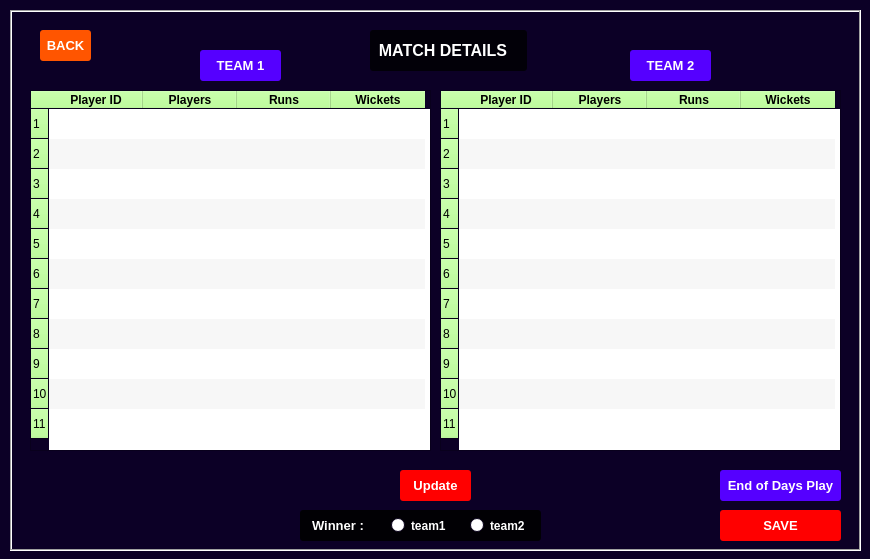
<?xml version="1.0" encoding="UTF-8"?>
<ui version="4.0">
 <class>MainWindow3</class>
 <widget class="QMainWindow" name="MainWindow3">
  <property name="geometry">
   <rect>
    <x>0</x>
    <y>0</y>
    <width>870</width>
    <height>559</height>
   </rect>
  </property>
  <property name="palette">
   <palette>
    <active>
     <colorrole role="WindowText">
      <brush brushstyle="SolidPattern">
       <color alpha="255">
        <red>255</red>
        <green>255</green>
        <blue>255</blue>
       </color>
      </brush>
     </colorrole>
     <colorrole role="Button">
      <brush brushstyle="SolidPattern">
       <color alpha="255">
        <red>170</red>
        <green>255</green>
        <blue>127</blue>
       </color>
      </brush>
     </colorrole>
     <colorrole role="Base">
      <brush brushstyle="SolidPattern">
       <color alpha="255">
        <red>255</red>
        <green>255</green>
        <blue>255</blue>
       </color>
      </brush>
     </colorrole>
     <colorrole role="Window">
      <brush brushstyle="SolidPattern">
       <color alpha="255">
        <red>12</red>
        <green>0</green>
        <blue>38</blue>
       </color>
      </brush>
     </colorrole>
    </active>
    <inactive>
     <colorrole role="WindowText">
      <brush brushstyle="SolidPattern">
       <color alpha="255">
        <red>255</red>
        <green>255</green>
        <blue>255</blue>
       </color>
      </brush>
     </colorrole>
     <colorrole role="Button">
      <brush brushstyle="SolidPattern">
       <color alpha="255">
        <red>170</red>
        <green>255</green>
        <blue>127</blue>
       </color>
      </brush>
     </colorrole>
     <colorrole role="Base">
      <brush brushstyle="SolidPattern">
       <color alpha="255">
        <red>255</red>
        <green>255</green>
        <blue>255</blue>
       </color>
      </brush>
     </colorrole>
     <colorrole role="Window">
      <brush brushstyle="SolidPattern">
       <color alpha="255">
        <red>12</red>
        <green>0</green>
        <blue>38</blue>
       </color>
      </brush>
     </colorrole>
    </inactive>
    <disabled>
     <colorrole role="WindowText">
      <brush brushstyle="SolidPattern">
       <color alpha="255">
        <red>120</red>
        <green>120</green>
        <blue>120</blue>
       </color>
      </brush>
     </colorrole>
     <colorrole role="Button">
      <brush brushstyle="SolidPattern">
       <color alpha="255">
        <red>170</red>
        <green>255</green>
        <blue>127</blue>
       </color>
      </brush>
     </colorrole>
     <colorrole role="Base">
      <brush brushstyle="SolidPattern">
       <color alpha="255">
        <red>12</red>
        <green>0</green>
        <blue>38</blue>
       </color>
      </brush>
     </colorrole>
     <colorrole role="Window">
      <brush brushstyle="SolidPattern">
       <color alpha="255">
        <red>12</red>
        <green>0</green>
        <blue>38</blue>
       </color>
      </brush>
     </colorrole>
    </disabled>
   </palette>
  </property>
  <property name="windowTitle">
   <string>MainWindow</string>
  </property>
  <property name="autoFillBackground">
   <bool>true</bool>
  </property>
  <property name="toolButtonStyle">
   <enum>Qt::ToolButtonTextOnly</enum>
  </property>
  <widget class="QWidget" name="centralwidget">
   <widget class="QFrame" name="frame">
    <property name="geometry">
     <rect>
      <x>10</x>
      <y>10</y>
      <width>851</width>
      <height>541</height>
     </rect>
    </property>
    <property name="autoFillBackground">
     <bool>true</bool>
    </property>
    <property name="frameShape">
     <enum>QFrame::Box</enum>
    </property>
    <property name="frameShadow">
     <enum>QFrame::Sunken</enum>
    </property>
    <widget class="QPushButton" name="pushButton_back">
     <property name="geometry">
      <rect>
       <x>30</x>
       <y>20</y>
       <width>51</width>
       <height>31</height>
      </rect>
     </property>
     <property name="palette">
      <palette>
       <active>
        <colorrole role="WindowText">
         <brush brushstyle="SolidPattern">
          <color alpha="255">
           <red>255</red>
           <green>255</green>
           <blue>255</blue>
          </color>
         </brush>
        </colorrole>
        <colorrole role="Button">
         <brush brushstyle="SolidPattern">
          <color alpha="255">
           <red>255</red>
           <green>85</green>
           <blue>0</blue>
          </color>
         </brush>
        </colorrole>
        <colorrole role="Text">
         <brush brushstyle="SolidPattern">
          <color alpha="255">
           <red>255</red>
           <green>255</green>
           <blue>255</blue>
          </color>
         </brush>
        </colorrole>
        <colorrole role="ButtonText">
         <brush brushstyle="SolidPattern">
          <color alpha="255">
           <red>255</red>
           <green>255</green>
           <blue>255</blue>
          </color>
         </brush>
        </colorrole>
        <colorrole role="Base">
         <brush brushstyle="SolidPattern">
          <color alpha="255">
           <red>255</red>
           <green>85</green>
           <blue>0</blue>
          </color>
         </brush>
        </colorrole>
        <colorrole role="Window">
         <brush brushstyle="SolidPattern">
          <color alpha="255">
           <red>255</red>
           <green>85</green>
           <blue>0</blue>
          </color>
         </brush>
        </colorrole>
       </active>
       <inactive>
        <colorrole role="WindowText">
         <brush brushstyle="SolidPattern">
          <color alpha="255">
           <red>255</red>
           <green>255</green>
           <blue>255</blue>
          </color>
         </brush>
        </colorrole>
        <colorrole role="Button">
         <brush brushstyle="SolidPattern">
          <color alpha="255">
           <red>255</red>
           <green>85</green>
           <blue>0</blue>
          </color>
         </brush>
        </colorrole>
        <colorrole role="Text">
         <brush brushstyle="SolidPattern">
          <color alpha="255">
           <red>255</red>
           <green>255</green>
           <blue>255</blue>
          </color>
         </brush>
        </colorrole>
        <colorrole role="ButtonText">
         <brush brushstyle="SolidPattern">
          <color alpha="255">
           <red>255</red>
           <green>255</green>
           <blue>255</blue>
          </color>
         </brush>
        </colorrole>
        <colorrole role="Base">
         <brush brushstyle="SolidPattern">
          <color alpha="255">
           <red>255</red>
           <green>85</green>
           <blue>0</blue>
          </color>
         </brush>
        </colorrole>
        <colorrole role="Window">
         <brush brushstyle="SolidPattern">
          <color alpha="255">
           <red>255</red>
           <green>85</green>
           <blue>0</blue>
          </color>
         </brush>
        </colorrole>
       </inactive>
       <disabled>
        <colorrole role="WindowText">
         <brush brushstyle="SolidPattern">
          <color alpha="255">
           <red>255</red>
           <green>255</green>
           <blue>255</blue>
          </color>
         </brush>
        </colorrole>
        <colorrole role="Button">
         <brush brushstyle="SolidPattern">
          <color alpha="255">
           <red>255</red>
           <green>85</green>
           <blue>0</blue>
          </color>
         </brush>
        </colorrole>
        <colorrole role="Text">
         <brush brushstyle="SolidPattern">
          <color alpha="255">
           <red>255</red>
           <green>255</green>
           <blue>255</blue>
          </color>
         </brush>
        </colorrole>
        <colorrole role="ButtonText">
         <brush brushstyle="SolidPattern">
          <color alpha="255">
           <red>255</red>
           <green>255</green>
           <blue>255</blue>
          </color>
         </brush>
        </colorrole>
        <colorrole role="Base">
         <brush brushstyle="SolidPattern">
          <color alpha="255">
           <red>255</red>
           <green>85</green>
           <blue>0</blue>
          </color>
         </brush>
        </colorrole>
        <colorrole role="Window">
         <brush brushstyle="SolidPattern">
          <color alpha="255">
           <red>255</red>
           <green>85</green>
           <blue>0</blue>
          </color>
         </brush>
        </colorrole>
       </disabled>
      </palette>
     </property>
     <property name="font">
      <font>
       <pointsize>10</pointsize>
       <weight>75</weight>
       <bold>true</bold>
      </font>
     </property>
     <property name="autoFillBackground">
      <bool>false</bool>
     </property>
     <property name="styleSheet">
      <string notr="true">QPushButton{
  border-style: outset;	
  color: rgb(255, 255, 255);
  text-shadow: 2px 2px 2px red;
	background-color: rgb(255, 85, 0);
border-radius: 3px;
}</string>
     </property>
     <property name="text">
      <string>BACK</string>
     </property>
    </widget>
    <widget class="QTableWidget" name="tableWidget_team1">
     <property name="geometry">
      <rect>
       <x>20</x>
       <y>80</y>
       <width>401</width>
       <height>361</height>
      </rect>
     </property>
     <property name="autoFillBackground">
      <bool>true</bool>
     </property>
     <property name="alternatingRowColors">
      <bool>true</bool>
     </property>
     <property name="verticalScrollMode">
      <enum>QAbstractItemView::ScrollPerItem</enum>
     </property>
     <property name="showGrid">
      <bool>false</bool>
     </property>
     <property name="gridStyle">
      <enum>Qt::NoPen</enum>
     </property>
     <property name="rowCount">
      <number>11</number>
     </property>
     <property name="columnCount">
      <number>4</number>
     </property>
     <attribute name="horizontalHeaderDefaultSectionSize">
      <number>94</number>
     </attribute>
     <attribute name="verticalHeaderDefaultSectionSize">
      <number>30</number>
     </attribute>
     <row/>
     <row/>
     <row/>
     <row/>
     <row/>
     <row/>
     <row/>
     <row/>
     <row/>
     <row/>
     <row/>
     <column>
      <property name="text">
       <string>Player ID</string>
      </property>
      <property name="font">
       <font>
        <weight>75</weight>
        <bold>true</bold>
       </font>
      </property>
     </column>
     <column>
      <property name="text">
       <string>Players</string>
      </property>
      <property name="font">
       <font>
        <weight>75</weight>
        <bold>true</bold>
       </font>
      </property>
     </column>
     <column>
      <property name="text">
       <string>Runs</string>
      </property>
      <property name="font">
       <font>
        <weight>75</weight>
        <bold>true</bold>
       </font>
      </property>
     </column>
     <column>
      <property name="text">
       <string>Wickets</string>
      </property>
      <property name="font">
       <font>
        <weight>75</weight>
        <bold>true</bold>
       </font>
      </property>
     </column>
     <item row="0" column="0">
      <property name="text">
       <string/>
      </property>
     </item>
     <item row="1" column="0">
      <property name="text">
       <string/>
      </property>
     </item>
    </widget>
    <widget class="QLabel" name="label_5">
     <property name="geometry">
      <rect>
       <x>360</x>
       <y>20</y>
       <width>157</width>
       <height>41</height>
      </rect>
     </property>
     <property name="font">
      <font>
       <pointsize>12</pointsize>
       <weight>75</weight>
       <bold>true</bold>
      </font>
     </property>
     <property name="styleSheet">
      <string notr="true">background-color: rgba(0, 0, 0, 0.8);
color: rgb(255, 255, 255);
border-radius: 3px;</string>
     </property>
     <property name="text">
      <string>  MATCH DETAILS </string>
     </property>
    </widget>
    <widget class="QPushButton" name="pushButton_eodp">
     <property name="geometry">
      <rect>
       <x>710</x>
       <y>460</y>
       <width>121</width>
       <height>31</height>
      </rect>
     </property>
     <property name="palette">
      <palette>
       <active>
        <colorrole role="WindowText">
         <brush brushstyle="SolidPattern">
          <color alpha="255">
           <red>255</red>
           <green>255</green>
           <blue>255</blue>
          </color>
         </brush>
        </colorrole>
        <colorrole role="Button">
         <brush brushstyle="SolidPattern">
          <color alpha="255">
           <red>85</red>
           <green>0</green>
           <blue>255</blue>
          </color>
         </brush>
        </colorrole>
        <colorrole role="Text">
         <brush brushstyle="SolidPattern">
          <color alpha="255">
           <red>255</red>
           <green>255</green>
           <blue>255</blue>
          </color>
         </brush>
        </colorrole>
        <colorrole role="ButtonText">
         <brush brushstyle="SolidPattern">
          <color alpha="255">
           <red>255</red>
           <green>255</green>
           <blue>255</blue>
          </color>
         </brush>
        </colorrole>
        <colorrole role="Base">
         <brush brushstyle="SolidPattern">
          <color alpha="255">
           <red>85</red>
           <green>0</green>
           <blue>255</blue>
          </color>
         </brush>
        </colorrole>
        <colorrole role="Window">
         <brush brushstyle="SolidPattern">
          <color alpha="255">
           <red>85</red>
           <green>0</green>
           <blue>255</blue>
          </color>
         </brush>
        </colorrole>
       </active>
       <inactive>
        <colorrole role="WindowText">
         <brush brushstyle="SolidPattern">
          <color alpha="255">
           <red>255</red>
           <green>255</green>
           <blue>255</blue>
          </color>
         </brush>
        </colorrole>
        <colorrole role="Button">
         <brush brushstyle="SolidPattern">
          <color alpha="255">
           <red>85</red>
           <green>0</green>
           <blue>255</blue>
          </color>
         </brush>
        </colorrole>
        <colorrole role="Text">
         <brush brushstyle="SolidPattern">
          <color alpha="255">
           <red>255</red>
           <green>255</green>
           <blue>255</blue>
          </color>
         </brush>
        </colorrole>
        <colorrole role="ButtonText">
         <brush brushstyle="SolidPattern">
          <color alpha="255">
           <red>255</red>
           <green>255</green>
           <blue>255</blue>
          </color>
         </brush>
        </colorrole>
        <colorrole role="Base">
         <brush brushstyle="SolidPattern">
          <color alpha="255">
           <red>85</red>
           <green>0</green>
           <blue>255</blue>
          </color>
         </brush>
        </colorrole>
        <colorrole role="Window">
         <brush brushstyle="SolidPattern">
          <color alpha="255">
           <red>85</red>
           <green>0</green>
           <blue>255</blue>
          </color>
         </brush>
        </colorrole>
       </inactive>
       <disabled>
        <colorrole role="WindowText">
         <brush brushstyle="SolidPattern">
          <color alpha="255">
           <red>255</red>
           <green>255</green>
           <blue>255</blue>
          </color>
         </brush>
        </colorrole>
        <colorrole role="Button">
         <brush brushstyle="SolidPattern">
          <color alpha="255">
           <red>85</red>
           <green>0</green>
           <blue>255</blue>
          </color>
         </brush>
        </colorrole>
        <colorrole role="Text">
         <brush brushstyle="SolidPattern">
          <color alpha="255">
           <red>255</red>
           <green>255</green>
           <blue>255</blue>
          </color>
         </brush>
        </colorrole>
        <colorrole role="ButtonText">
         <brush brushstyle="SolidPattern">
          <color alpha="255">
           <red>255</red>
           <green>255</green>
           <blue>255</blue>
          </color>
         </brush>
        </colorrole>
        <colorrole role="Base">
         <brush brushstyle="SolidPattern">
          <color alpha="255">
           <red>85</red>
           <green>0</green>
           <blue>255</blue>
          </color>
         </brush>
        </colorrole>
        <colorrole role="Window">
         <brush brushstyle="SolidPattern">
          <color alpha="255">
           <red>85</red>
           <green>0</green>
           <blue>255</blue>
          </color>
         </brush>
        </colorrole>
       </disabled>
      </palette>
     </property>
     <property name="font">
      <font>
       <pointsize>10</pointsize>
       <weight>75</weight>
       <bold>true</bold>
      </font>
     </property>
     <property name="autoFillBackground">
      <bool>false</bool>
     </property>
     <property name="styleSheet">
      <string notr="true">QPushButton{
  border-style: outset;	
  color: rgb(255, 255, 255);
  text-shadow: 2px 2px 2px red;
  border-radius: 3px;
	background-color: rgb(85, 0, 255);
}</string>
     </property>
     <property name="text">
      <string>End of Days Play</string>
     </property>
    </widget>
    <widget class="QPushButton" name="pushButton_team2">
     <property name="geometry">
      <rect>
       <x>620</x>
       <y>40</y>
       <width>81</width>
       <height>31</height>
      </rect>
     </property>
     <property name="palette">
      <palette>
       <active>
        <colorrole role="WindowText">
         <brush brushstyle="SolidPattern">
          <color alpha="255">
           <red>255</red>
           <green>255</green>
           <blue>255</blue>
          </color>
         </brush>
        </colorrole>
        <colorrole role="Button">
         <brush brushstyle="SolidPattern">
          <color alpha="255">
           <red>85</red>
           <green>0</green>
           <blue>255</blue>
          </color>
         </brush>
        </colorrole>
        <colorrole role="Text">
         <brush brushstyle="SolidPattern">
          <color alpha="255">
           <red>255</red>
           <green>255</green>
           <blue>255</blue>
          </color>
         </brush>
        </colorrole>
        <colorrole role="ButtonText">
         <brush brushstyle="SolidPattern">
          <color alpha="255">
           <red>255</red>
           <green>255</green>
           <blue>255</blue>
          </color>
         </brush>
        </colorrole>
        <colorrole role="Base">
         <brush brushstyle="SolidPattern">
          <color alpha="255">
           <red>85</red>
           <green>0</green>
           <blue>255</blue>
          </color>
         </brush>
        </colorrole>
        <colorrole role="Window">
         <brush brushstyle="SolidPattern">
          <color alpha="255">
           <red>85</red>
           <green>0</green>
           <blue>255</blue>
          </color>
         </brush>
        </colorrole>
       </active>
       <inactive>
        <colorrole role="WindowText">
         <brush brushstyle="SolidPattern">
          <color alpha="255">
           <red>255</red>
           <green>255</green>
           <blue>255</blue>
          </color>
         </brush>
        </colorrole>
        <colorrole role="Button">
         <brush brushstyle="SolidPattern">
          <color alpha="255">
           <red>85</red>
           <green>0</green>
           <blue>255</blue>
          </color>
         </brush>
        </colorrole>
        <colorrole role="Text">
         <brush brushstyle="SolidPattern">
          <color alpha="255">
           <red>255</red>
           <green>255</green>
           <blue>255</blue>
          </color>
         </brush>
        </colorrole>
        <colorrole role="ButtonText">
         <brush brushstyle="SolidPattern">
          <color alpha="255">
           <red>255</red>
           <green>255</green>
           <blue>255</blue>
          </color>
         </brush>
        </colorrole>
        <colorrole role="Base">
         <brush brushstyle="SolidPattern">
          <color alpha="255">
           <red>85</red>
           <green>0</green>
           <blue>255</blue>
          </color>
         </brush>
        </colorrole>
        <colorrole role="Window">
         <brush brushstyle="SolidPattern">
          <color alpha="255">
           <red>85</red>
           <green>0</green>
           <blue>255</blue>
          </color>
         </brush>
        </colorrole>
       </inactive>
       <disabled>
        <colorrole role="WindowText">
         <brush brushstyle="SolidPattern">
          <color alpha="255">
           <red>255</red>
           <green>255</green>
           <blue>255</blue>
          </color>
         </brush>
        </colorrole>
        <colorrole role="Button">
         <brush brushstyle="SolidPattern">
          <color alpha="255">
           <red>85</red>
           <green>0</green>
           <blue>255</blue>
          </color>
         </brush>
        </colorrole>
        <colorrole role="Text">
         <brush brushstyle="SolidPattern">
          <color alpha="255">
           <red>255</red>
           <green>255</green>
           <blue>255</blue>
          </color>
         </brush>
        </colorrole>
        <colorrole role="ButtonText">
         <brush brushstyle="SolidPattern">
          <color alpha="255">
           <red>255</red>
           <green>255</green>
           <blue>255</blue>
          </color>
         </brush>
        </colorrole>
        <colorrole role="Base">
         <brush brushstyle="SolidPattern">
          <color alpha="255">
           <red>85</red>
           <green>0</green>
           <blue>255</blue>
          </color>
         </brush>
        </colorrole>
        <colorrole role="Window">
         <brush brushstyle="SolidPattern">
          <color alpha="255">
           <red>85</red>
           <green>0</green>
           <blue>255</blue>
          </color>
         </brush>
        </colorrole>
       </disabled>
      </palette>
     </property>
     <property name="font">
      <font>
       <pointsize>10</pointsize>
       <weight>75</weight>
       <bold>true</bold>
      </font>
     </property>
     <property name="autoFillBackground">
      <bool>false</bool>
     </property>
     <property name="styleSheet">
      <string notr="true">QPushButton{
  border-style: outset;	
  color: rgb(255, 255, 255);
  text-shadow: 2px 2px 2px red;
  border-radius:3px;
	background-color: rgb(85, 0, 255);
}</string>
     </property>
     <property name="text">
      <string>TEAM 2</string>
     </property>
    </widget>
    <widget class="QPushButton" name="pushButton_team1">
     <property name="geometry">
      <rect>
       <x>190</x>
       <y>40</y>
       <width>81</width>
       <height>31</height>
      </rect>
     </property>
     <property name="palette">
      <palette>
       <active>
        <colorrole role="WindowText">
         <brush brushstyle="SolidPattern">
          <color alpha="255">
           <red>255</red>
           <green>255</green>
           <blue>255</blue>
          </color>
         </brush>
        </colorrole>
        <colorrole role="Button">
         <brush brushstyle="SolidPattern">
          <color alpha="255">
           <red>85</red>
           <green>0</green>
           <blue>255</blue>
          </color>
         </brush>
        </colorrole>
        <colorrole role="Text">
         <brush brushstyle="SolidPattern">
          <color alpha="255">
           <red>255</red>
           <green>255</green>
           <blue>255</blue>
          </color>
         </brush>
        </colorrole>
        <colorrole role="ButtonText">
         <brush brushstyle="SolidPattern">
          <color alpha="255">
           <red>255</red>
           <green>255</green>
           <blue>255</blue>
          </color>
         </brush>
        </colorrole>
        <colorrole role="Base">
         <brush brushstyle="SolidPattern">
          <color alpha="255">
           <red>85</red>
           <green>0</green>
           <blue>255</blue>
          </color>
         </brush>
        </colorrole>
        <colorrole role="Window">
         <brush brushstyle="SolidPattern">
          <color alpha="255">
           <red>85</red>
           <green>0</green>
           <blue>255</blue>
          </color>
         </brush>
        </colorrole>
       </active>
       <inactive>
        <colorrole role="WindowText">
         <brush brushstyle="SolidPattern">
          <color alpha="255">
           <red>255</red>
           <green>255</green>
           <blue>255</blue>
          </color>
         </brush>
        </colorrole>
        <colorrole role="Button">
         <brush brushstyle="SolidPattern">
          <color alpha="255">
           <red>85</red>
           <green>0</green>
           <blue>255</blue>
          </color>
         </brush>
        </colorrole>
        <colorrole role="Text">
         <brush brushstyle="SolidPattern">
          <color alpha="255">
           <red>255</red>
           <green>255</green>
           <blue>255</blue>
          </color>
         </brush>
        </colorrole>
        <colorrole role="ButtonText">
         <brush brushstyle="SolidPattern">
          <color alpha="255">
           <red>255</red>
           <green>255</green>
           <blue>255</blue>
          </color>
         </brush>
        </colorrole>
        <colorrole role="Base">
         <brush brushstyle="SolidPattern">
          <color alpha="255">
           <red>85</red>
           <green>0</green>
           <blue>255</blue>
          </color>
         </brush>
        </colorrole>
        <colorrole role="Window">
         <brush brushstyle="SolidPattern">
          <color alpha="255">
           <red>85</red>
           <green>0</green>
           <blue>255</blue>
          </color>
         </brush>
        </colorrole>
       </inactive>
       <disabled>
        <colorrole role="WindowText">
         <brush brushstyle="SolidPattern">
          <color alpha="255">
           <red>255</red>
           <green>255</green>
           <blue>255</blue>
          </color>
         </brush>
        </colorrole>
        <colorrole role="Button">
         <brush brushstyle="SolidPattern">
          <color alpha="255">
           <red>85</red>
           <green>0</green>
           <blue>255</blue>
          </color>
         </brush>
        </colorrole>
        <colorrole role="Text">
         <brush brushstyle="SolidPattern">
          <color alpha="255">
           <red>255</red>
           <green>255</green>
           <blue>255</blue>
          </color>
         </brush>
        </colorrole>
        <colorrole role="ButtonText">
         <brush brushstyle="SolidPattern">
          <color alpha="255">
           <red>255</red>
           <green>255</green>
           <blue>255</blue>
          </color>
         </brush>
        </colorrole>
        <colorrole role="Base">
         <brush brushstyle="SolidPattern">
          <color alpha="255">
           <red>85</red>
           <green>0</green>
           <blue>255</blue>
          </color>
         </brush>
        </colorrole>
        <colorrole role="Window">
         <brush brushstyle="SolidPattern">
          <color alpha="255">
           <red>85</red>
           <green>0</green>
           <blue>255</blue>
          </color>
         </brush>
        </colorrole>
       </disabled>
      </palette>
     </property>
     <property name="font">
      <font>
       <pointsize>10</pointsize>
       <weight>75</weight>
       <bold>true</bold>
      </font>
     </property>
     <property name="autoFillBackground">
      <bool>false</bool>
     </property>
     <property name="styleSheet">
      <string notr="true">QPushButton{
  border-style: outset;	
  color: rgb(255, 255, 255);
  text-shadow: 2px 2px 2px red;
  border-radius:3px;
	background-color: rgb(85, 0, 255);
}</string>
     </property>
     <property name="text">
      <string>TEAM 1</string>
     </property>
    </widget>
    <widget class="QPushButton" name="pushButton_update">
     <property name="geometry">
      <rect>
       <x>390</x>
       <y>460</y>
       <width>71</width>
       <height>31</height>
      </rect>
     </property>
     <property name="palette">
      <palette>
       <active>
        <colorrole role="WindowText">
         <brush brushstyle="SolidPattern">
          <color alpha="255">
           <red>255</red>
           <green>255</green>
           <blue>255</blue>
          </color>
         </brush>
        </colorrole>
        <colorrole role="Button">
         <brush brushstyle="SolidPattern">
          <color alpha="255">
           <red>255</red>
           <green>0</green>
           <blue>0</blue>
          </color>
         </brush>
        </colorrole>
        <colorrole role="Text">
         <brush brushstyle="SolidPattern">
          <color alpha="255">
           <red>255</red>
           <green>255</green>
           <blue>255</blue>
          </color>
         </brush>
        </colorrole>
        <colorrole role="ButtonText">
         <brush brushstyle="SolidPattern">
          <color alpha="255">
           <red>255</red>
           <green>255</green>
           <blue>255</blue>
          </color>
         </brush>
        </colorrole>
        <colorrole role="Base">
         <brush brushstyle="SolidPattern">
          <color alpha="255">
           <red>255</red>
           <green>0</green>
           <blue>0</blue>
          </color>
         </brush>
        </colorrole>
        <colorrole role="Window">
         <brush brushstyle="SolidPattern">
          <color alpha="255">
           <red>255</red>
           <green>0</green>
           <blue>0</blue>
          </color>
         </brush>
        </colorrole>
       </active>
       <inactive>
        <colorrole role="WindowText">
         <brush brushstyle="SolidPattern">
          <color alpha="255">
           <red>255</red>
           <green>255</green>
           <blue>255</blue>
          </color>
         </brush>
        </colorrole>
        <colorrole role="Button">
         <brush brushstyle="SolidPattern">
          <color alpha="255">
           <red>255</red>
           <green>0</green>
           <blue>0</blue>
          </color>
         </brush>
        </colorrole>
        <colorrole role="Text">
         <brush brushstyle="SolidPattern">
          <color alpha="255">
           <red>255</red>
           <green>255</green>
           <blue>255</blue>
          </color>
         </brush>
        </colorrole>
        <colorrole role="ButtonText">
         <brush brushstyle="SolidPattern">
          <color alpha="255">
           <red>255</red>
           <green>255</green>
           <blue>255</blue>
          </color>
         </brush>
        </colorrole>
        <colorrole role="Base">
         <brush brushstyle="SolidPattern">
          <color alpha="255">
           <red>255</red>
           <green>0</green>
           <blue>0</blue>
          </color>
         </brush>
        </colorrole>
        <colorrole role="Window">
         <brush brushstyle="SolidPattern">
          <color alpha="255">
           <red>255</red>
           <green>0</green>
           <blue>0</blue>
          </color>
         </brush>
        </colorrole>
       </inactive>
       <disabled>
        <colorrole role="WindowText">
         <brush brushstyle="SolidPattern">
          <color alpha="255">
           <red>255</red>
           <green>255</green>
           <blue>255</blue>
          </color>
         </brush>
        </colorrole>
        <colorrole role="Button">
         <brush brushstyle="SolidPattern">
          <color alpha="255">
           <red>255</red>
           <green>0</green>
           <blue>0</blue>
          </color>
         </brush>
        </colorrole>
        <colorrole role="Text">
         <brush brushstyle="SolidPattern">
          <color alpha="255">
           <red>255</red>
           <green>255</green>
           <blue>255</blue>
          </color>
         </brush>
        </colorrole>
        <colorrole role="ButtonText">
         <brush brushstyle="SolidPattern">
          <color alpha="255">
           <red>255</red>
           <green>255</green>
           <blue>255</blue>
          </color>
         </brush>
        </colorrole>
        <colorrole role="Base">
         <brush brushstyle="SolidPattern">
          <color alpha="255">
           <red>255</red>
           <green>0</green>
           <blue>0</blue>
          </color>
         </brush>
        </colorrole>
        <colorrole role="Window">
         <brush brushstyle="SolidPattern">
          <color alpha="255">
           <red>255</red>
           <green>0</green>
           <blue>0</blue>
          </color>
         </brush>
        </colorrole>
       </disabled>
      </palette>
     </property>
     <property name="font">
      <font>
       <pointsize>10</pointsize>
       <weight>75</weight>
       <bold>true</bold>
      </font>
     </property>
     <property name="autoFillBackground">
      <bool>false</bool>
     </property>
     <property name="styleSheet">
      <string notr="true">QPushButton{
  border-style: outset;	
  color: rgb(255, 255, 255);
  text-shadow: 2px 2px 2px red;
  border-radius: 3px;
	
	background-color: rgb(255, 0, 0);
}</string>
     </property>
     <property name="text">
      <string>Update</string>
     </property>
    </widget>
    <widget class="QRadioButton" name="radioButton_team1">
     <property name="geometry">
      <rect>
       <x>381</x>
       <y>500</y>
       <width>81</width>
       <height>31</height>
      </rect>
     </property>
     <property name="font">
      <font>
       <pointsize>9</pointsize>
       <weight>75</weight>
       <bold>true</bold>
      </font>
     </property>
     <property name="text">
      <string>team1</string>
     </property>
    </widget>
    <widget class="QRadioButton" name="radioButton_team2">
     <property name="geometry">
      <rect>
       <x>460</x>
       <y>500</y>
       <width>82</width>
       <height>31</height>
      </rect>
     </property>
     <property name="font">
      <font>
       <pointsize>9</pointsize>
       <weight>75</weight>
       <bold>true</bold>
      </font>
     </property>
     <property name="text">
      <string>team2</string>
     </property>
    </widget>
    <widget class="QLineEdit" name="lineEdit">
     <property name="geometry">
      <rect>
       <x>300</x>
       <y>500</y>
       <width>61</width>
       <height>31</height>
      </rect>
     </property>
     <property name="font">
      <font>
       <pointsize>10</pointsize>
       <weight>75</weight>
       <bold>true</bold>
      </font>
     </property>
     <property name="styleSheet">
      <string notr="true">background-color: rgba(0, 0, 0, 0);
color: rgb(255, 255, 255);</string>
     </property>
     <property name="text">
      <string>Winner :</string>
     </property>
     <property name="frame">
      <bool>false</bool>
     </property>
    </widget>
    <widget class="QTableWidget" name="tableWidget_team2">
     <property name="geometry">
      <rect>
       <x>430</x>
       <y>80</y>
       <width>401</width>
       <height>361</height>
      </rect>
     </property>
     <property name="autoFillBackground">
      <bool>true</bool>
     </property>
     <property name="alternatingRowColors">
      <bool>true</bool>
     </property>
     <property name="verticalScrollMode">
      <enum>QAbstractItemView::ScrollPerItem</enum>
     </property>
     <property name="showGrid">
      <bool>false</bool>
     </property>
     <property name="gridStyle">
      <enum>Qt::NoPen</enum>
     </property>
     <property name="rowCount">
      <number>11</number>
     </property>
     <property name="columnCount">
      <number>4</number>
     </property>
     <attribute name="horizontalHeaderDefaultSectionSize">
      <number>94</number>
     </attribute>
     <row/>
     <row/>
     <row/>
     <row/>
     <row/>
     <row/>
     <row/>
     <row/>
     <row/>
     <row/>
     <row/>
     <column>
      <property name="text">
       <string>Player ID</string>
      </property>
      <property name="font">
       <font>
        <weight>75</weight>
        <bold>true</bold>
       </font>
      </property>
     </column>
     <column>
      <property name="text">
       <string>Players</string>
      </property>
      <property name="font">
       <font>
        <weight>75</weight>
        <bold>true</bold>
       </font>
      </property>
     </column>
     <column>
      <property name="text">
       <string>Runs</string>
      </property>
      <property name="font">
       <font>
        <weight>75</weight>
        <bold>true</bold>
       </font>
      </property>
     </column>
     <column>
      <property name="text">
       <string>Wickets</string>
      </property>
      <property name="font">
       <font>
        <weight>75</weight>
        <bold>true</bold>
       </font>
      </property>
     </column>
     <item row="0" column="0">
      <property name="text">
       <string/>
      </property>
     </item>
     <item row="1" column="0">
      <property name="text">
       <string/>
      </property>
     </item>
    </widget>
    <widget class="QPushButton" name="pushButton_save">
     <property name="geometry">
      <rect>
       <x>710</x>
       <y>500</y>
       <width>121</width>
       <height>31</height>
      </rect>
     </property>
     <property name="palette">
      <palette>
       <active>
        <colorrole role="WindowText">
         <brush brushstyle="SolidPattern">
          <color alpha="255">
           <red>255</red>
           <green>255</green>
           <blue>255</blue>
          </color>
         </brush>
        </colorrole>
        <colorrole role="Button">
         <brush brushstyle="SolidPattern">
          <color alpha="255">
           <red>255</red>
           <green>0</green>
           <blue>0</blue>
          </color>
         </brush>
        </colorrole>
        <colorrole role="Text">
         <brush brushstyle="SolidPattern">
          <color alpha="255">
           <red>255</red>
           <green>255</green>
           <blue>255</blue>
          </color>
         </brush>
        </colorrole>
        <colorrole role="ButtonText">
         <brush brushstyle="SolidPattern">
          <color alpha="255">
           <red>255</red>
           <green>255</green>
           <blue>255</blue>
          </color>
         </brush>
        </colorrole>
        <colorrole role="Base">
         <brush brushstyle="SolidPattern">
          <color alpha="255">
           <red>255</red>
           <green>0</green>
           <blue>0</blue>
          </color>
         </brush>
        </colorrole>
        <colorrole role="Window">
         <brush brushstyle="SolidPattern">
          <color alpha="255">
           <red>255</red>
           <green>0</green>
           <blue>0</blue>
          </color>
         </brush>
        </colorrole>
       </active>
       <inactive>
        <colorrole role="WindowText">
         <brush brushstyle="SolidPattern">
          <color alpha="255">
           <red>255</red>
           <green>255</green>
           <blue>255</blue>
          </color>
         </brush>
        </colorrole>
        <colorrole role="Button">
         <brush brushstyle="SolidPattern">
          <color alpha="255">
           <red>255</red>
           <green>0</green>
           <blue>0</blue>
          </color>
         </brush>
        </colorrole>
        <colorrole role="Text">
         <brush brushstyle="SolidPattern">
          <color alpha="255">
           <red>255</red>
           <green>255</green>
           <blue>255</blue>
          </color>
         </brush>
        </colorrole>
        <colorrole role="ButtonText">
         <brush brushstyle="SolidPattern">
          <color alpha="255">
           <red>255</red>
           <green>255</green>
           <blue>255</blue>
          </color>
         </brush>
        </colorrole>
        <colorrole role="Base">
         <brush brushstyle="SolidPattern">
          <color alpha="255">
           <red>255</red>
           <green>0</green>
           <blue>0</blue>
          </color>
         </brush>
        </colorrole>
        <colorrole role="Window">
         <brush brushstyle="SolidPattern">
          <color alpha="255">
           <red>255</red>
           <green>0</green>
           <blue>0</blue>
          </color>
         </brush>
        </colorrole>
       </inactive>
       <disabled>
        <colorrole role="WindowText">
         <brush brushstyle="SolidPattern">
          <color alpha="255">
           <red>255</red>
           <green>255</green>
           <blue>255</blue>
          </color>
         </brush>
        </colorrole>
        <colorrole role="Button">
         <brush brushstyle="SolidPattern">
          <color alpha="255">
           <red>255</red>
           <green>0</green>
           <blue>0</blue>
          </color>
         </brush>
        </colorrole>
        <colorrole role="Text">
         <brush brushstyle="SolidPattern">
          <color alpha="255">
           <red>255</red>
           <green>255</green>
           <blue>255</blue>
          </color>
         </brush>
        </colorrole>
        <colorrole role="ButtonText">
         <brush brushstyle="SolidPattern">
          <color alpha="255">
           <red>255</red>
           <green>255</green>
           <blue>255</blue>
          </color>
         </brush>
        </colorrole>
        <colorrole role="Base">
         <brush brushstyle="SolidPattern">
          <color alpha="255">
           <red>255</red>
           <green>0</green>
           <blue>0</blue>
          </color>
         </brush>
        </colorrole>
        <colorrole role="Window">
         <brush brushstyle="SolidPattern">
          <color alpha="255">
           <red>255</red>
           <green>0</green>
           <blue>0</blue>
          </color>
         </brush>
        </colorrole>
       </disabled>
      </palette>
     </property>
     <property name="font">
      <font>
       <pointsize>10</pointsize>
       <weight>75</weight>
       <bold>true</bold>
      </font>
     </property>
     <property name="autoFillBackground">
      <bool>false</bool>
     </property>
     <property name="styleSheet">
      <string notr="true">QPushButton{
  border-style: outset;	
  color: rgb(255, 255, 255);
  text-shadow: 2px 2px 2px red;
  border-radius: 3px;
	background-color: rgb(255, 0, 0);
}</string>
     </property>
     <property name="text">
      <string>SAVE</string>
     </property>
    </widget>
    <widget class="QLabel" name="label">
     <property name="geometry">
      <rect>
       <x>10</x>
       <y>10</y>
       <width>831</width>
       <height>521</height>
      </rect>
     </property>
     <property name="text">
      <string/>
     </property>
     <property name="pixmap">
      <pixmap>images/ux-design-studio-by-thence-designing-for-outcomes-not-outputs-3943.jpg</pixmap>
     </property>
     <property name="scaledContents">
      <bool>true</bool>
     </property>
    </widget>
    <widget class="QFrame" name="frame_bg">
     <property name="geometry">
      <rect>
       <x>290</x>
       <y>500</y>
       <width>241</width>
       <height>31</height>
      </rect>
     </property>
     <property name="styleSheet">
      <string notr="true">background-color: rgba(0, 0, 0,0.9);
border-radius: 3px;</string>
     </property>
     <property name="frameShape">
      <enum>QFrame::StyledPanel</enum>
     </property>
     <property name="frameShadow">
      <enum>QFrame::Raised</enum>
     </property>
    </widget>
    <zorder>label</zorder>
    <zorder>pushButton_back</zorder>
    <zorder>tableWidget_team1</zorder>
    <zorder>label_5</zorder>
    <zorder>pushButton_eodp</zorder>
    <zorder>pushButton_team2</zorder>
    <zorder>pushButton_team1</zorder>
    <zorder>pushButton_update</zorder>
    <zorder>tableWidget_team2</zorder>
    <zorder>pushButton_save</zorder>
    <zorder>frame_bg</zorder>
    <zorder>lineEdit</zorder>
    <zorder>radioButton_team2</zorder>
    <zorder>radioButton_team1</zorder>
   </widget>
   <widget class="QLabel" name="label_2">
    <property name="geometry">
     <rect>
      <x>0</x>
      <y>0</y>
      <width>871</width>
      <height>561</height>
     </rect>
    </property>
    <property name="text">
     <string/>
    </property>
    <property name="pixmap">
     <pixmap>images/0c0026.png</pixmap>
    </property>
    <property name="scaledContents">
     <bool>true</bool>
    </property>
   </widget>
   <zorder>label_2</zorder>
   <zorder>frame</zorder>
  </widget>
 </widget>
 <resources/>
 <connections/>
</ui>
